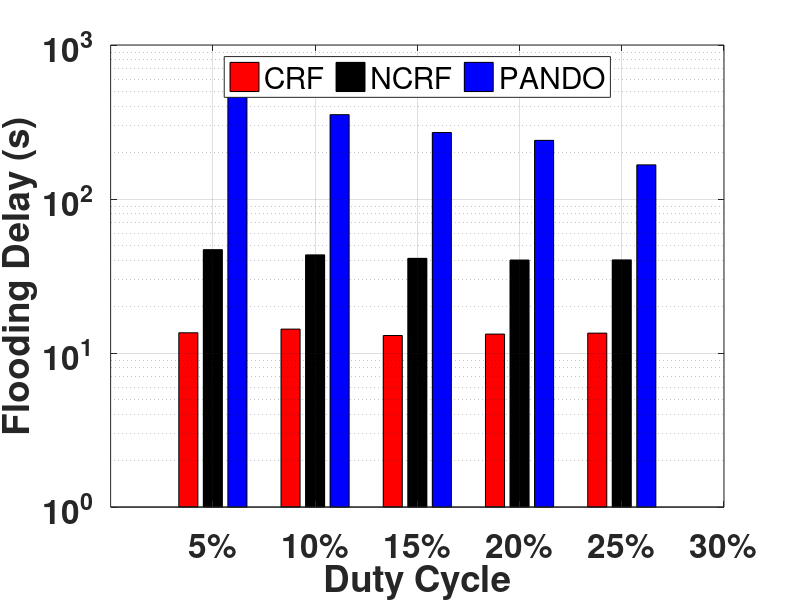

MATLAB code to generate this figure:
close all;
clear;
clc;

   
   eva1 = cell2mat(struct2cell(load('eva_delay_dutycycle.mat')));
   times_crf = 14.3 / eva1(2,2);
   times_ncrf = 47 / eva1(2,3);
   times_pando = 353 / eva1(2,end);
   diff = [1.8:1.8:1.8+1.8*(size(eva1,1)-1)];
   
   neweva = eva1;
   neweva(:,2) = eva1(:,2)*times_crf;
   neweva(:,3) = eva1(:,3)*times_ncrf-diff';
   neweva(:,4) = eva1(:,4)*times_pando;
   neweva(1,4) = neweva(1,4)-40;
   
   
   
   fig = figure('Position',[0 250 800 350]); 
   h = bar(neweva(1:end-1,1)',neweva(1:end-1,2:4));
   set(h(1),'FaceColor','red');
   set(h(2),'FaceColor','black');
   set(h(3),'FaceColor','blue');
   
   ylabel('Flooding Delay (s)');
   xlabel('Duty Cycle');

   xticks([0.05 0.10 0.15 0.20 0.25 0.30 0.35 0.40 0.45]);
   xticklabels({'5%','10%','15%','20%','25%','30%','35%','40%', '45%'});
   
   legend('CRF','NCRF', 'PANDO', 'Location','north','Orientation','horizontal');
   set(gca,'FontSize',24,'FontWeight', 'bold');
   set(gca, 'YScale', 'log');
   grid on;
%     print -deps FDDutyCycle
   saveas(gca, 'FDDutyCycle.eps','epsc');
